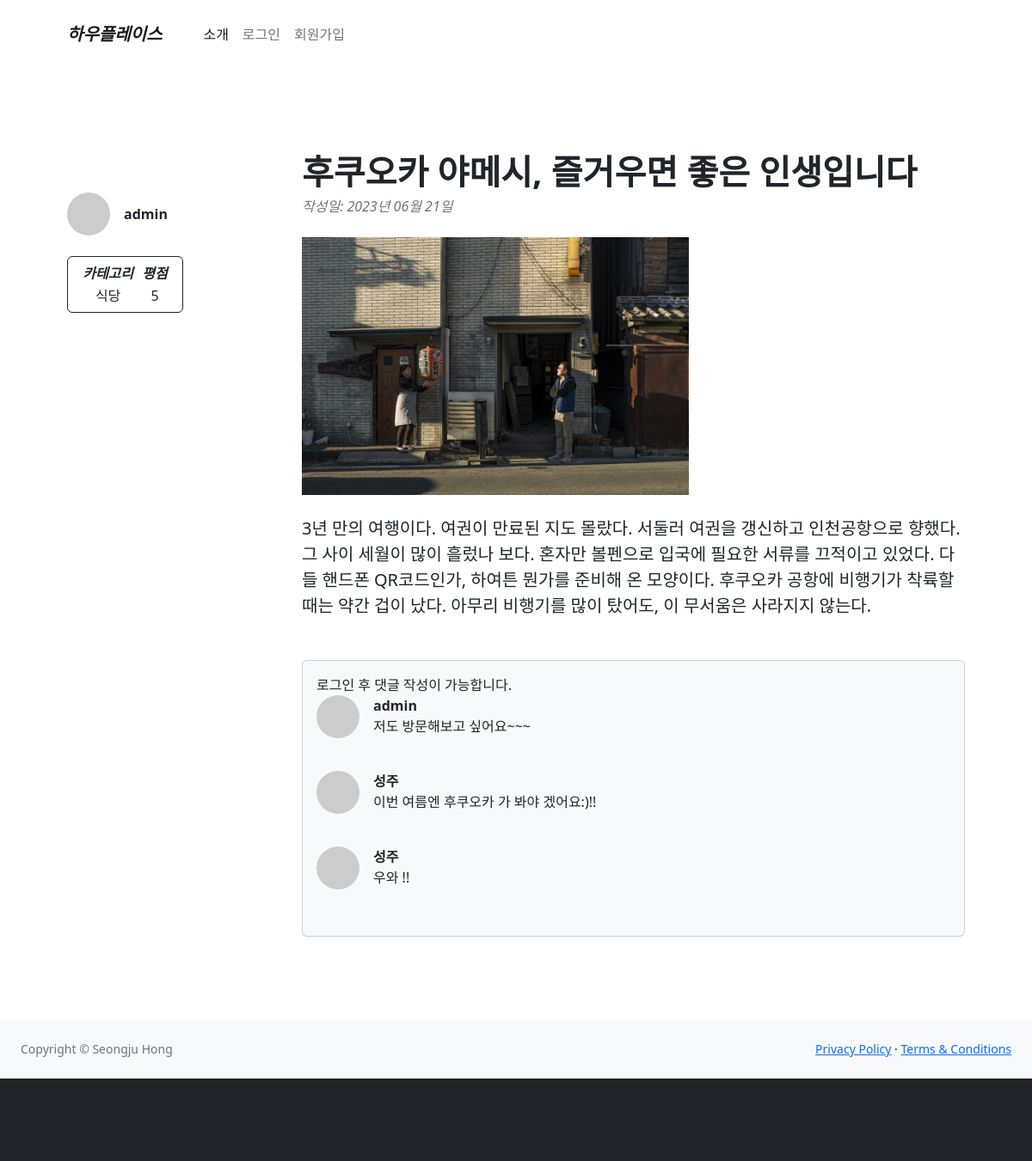
The page /posts/post_detail/66/ on the database its author committed.
### posts/models.py (models this page shows, shortened)
class Post(models.Model) :
    title = models.CharField(verbose_name='제목', max_length=50)
    create_at = models.DateTimeField(verbose_name='작성일', auto_now_add=True)
    like_count = models.IntegerField(verbose_name='평점', null=True)
    photo = models.ImageField(verbose_name='이미지', blank=True, null=True, upload_to='post_photo')
    content = models.TextField(verbose_name='내용')
    category = models.CharField(verbose_name='분류',  max_length=50, null=True)
    author = models.ForeignKey(User, on_delete=models.CASCADE, null=True)
    likes = models.ManyToManyField(settings.AUTH_USER_MODEL, related_name='likes')

class Comment(models.Model) :
    comment = models.TextField(max_length=200, null=True, blank=True)
    date = models.DateTimeField(auto_now_add=True)
    article = models.ForeignKey(Post, on_delete=models.CASCADE)
    author = models.ForeignKey(User, on_delete=models.CASCADE, null=True)
    def __str__(self):
        return self.comment

### posts/views.py (the view)
# urls.py: path('post_detail/<int:id>/', views.post_detail, name='post_detail'),
def post_detail(request, id):
    try:
        post = get_object_or_404(Post, pk=id)
    except Post.DoesNotExist:
        return redirect('posthome')
    comment_form = CommentModelForm()
    context = {
        'post' : post,
        'comment_form' : comment_form
    }
    return render(request, 'post_detail.html', context)

### posts/templates/post_detail.html (shortened to what this page needs)
{% extends 'base.html' %}
{% block content %}
<section class="py-5">
    <div class="container px-5 my-5">
        <div class="row gx-5">
            <div class="col-lg-3">
                <div class="d-flex align-items-center mt-lg-5 mb-4">
                    <img class="img-fluid rounded-circle" src="https://dummyimage.com/50x50/ced4da/6c757d.jpg" alt="..." />
                    <div class="ms-3">
                        <div class="fw-bold">{{post.author}}</div>
                    </div>
                </div>
                <button class="btn btn-outline-dark" type="submit">
                    <table  class="text-center">
                        <th><i>&nbsp;카테고리&nbsp;</i></th>
                        <th><i>&nbsp;평점&nbsp;</i></th>
                        <tr>
                            <td>{{post.category}}</td>
                            <td>{{post.like_count}}</td>
                        </tr>
                    </table>
                </button>
            </div>
            <div class="col-lg-9">
                <article>
                    <header class="mb-4">
                        <h1 class="fw-bolder mb-1">{{post.title}}</h1>
                        <div class="text-muted fst-italic mb-2">작성일: {{post.create_at|date:"Y년 m월 d일"}}</div>
                    </header>
                    <figure class="mb-4">
                        {% if post.photo %}
                        <img src="{{ post.photo.url }}" alt="" height="300"/>
                        {% else %}
                        <img src="https://dummyimage.com/900x400/ced4da/6c757d.jpg" alt=""/>
                        {% endif %}
                    </figure>
                    <section class="mb-5">
                        <p class="fs-5 mb-4"> {{ post.content }} </p>
                    </section>
                </article>
                <section>
                    <div class="card bg-light">
                        <div class="card-body">
                            {% if user.is_authenticated %}
                            <form class="mb-4" method="POST" action="{% url 'create_comment' post.id %}">
                                {% csrf_token %}
                                <!-- <textarea class="form-control" rows="3" placeholder="Join the discussion and leave a comment!"></textarea>
                                -->
                                {{ comment_form }}
                                <input type="submit" value="댓글등록">
                            </form>
                            {% else %}
                            로그인 후 댓글 작성이 가능합니다.
                            {% endif %}
                            {% for comment in post.comment_set.all %}
                            <div class="d-flex mb-4">
                                <div class="flex-shrink-0">
                                    <img class="rounded-circle" src="https://dummyimage.com/50x50/ced4da/6c757d.jpg" alt="..." />
                                </div>
                                <div class="ms-3">
                                    <div class="fw-bold">
                                        {{ comment.author }}
                                    </div>
                                    <p>{{ comment }}</p>
                                </div>
                            </div>
                            {% endfor %}
                    </div>
                </section>
            </div>
        </div>
    </div>
</section>
{% endblock %}

### rows shown on the page
Post: author "admin", category "식당", like_count "5", title "후쿠오카 야메시, 즐거우면 좋은 인생입니다", create_at "2023년 06월 21일", photo (picture), content "3년 만의 여행이다. 여권이 만료된 지도 몰랐다. 서둘러 여권을 갱신하고 인천공항으로 향했다. 그 사이 세월이 많이 흘렀나 보다. 혼자만 볼펜으로 입국에 필요한 서류를 끄적이고 있었다. 다들 핸드폰 QR코드인가, 하여튼 뭔가를 준비해 온 모양이다. 후쿠오카 공항에 비행기가 착륙할 때는 약간 겁이 났다. 아무리 비행기를 많이 탔어도, 이 무서움은 사라지지 않는다."
Comment: author "admin", comment "저도 방문해보고 싶어요~~~"
Comment: author "성주", comment "이번 여름엔 후쿠오카 가 봐야 겠어요:)!!"
Comment: author "성주", comment "우와 !!"
